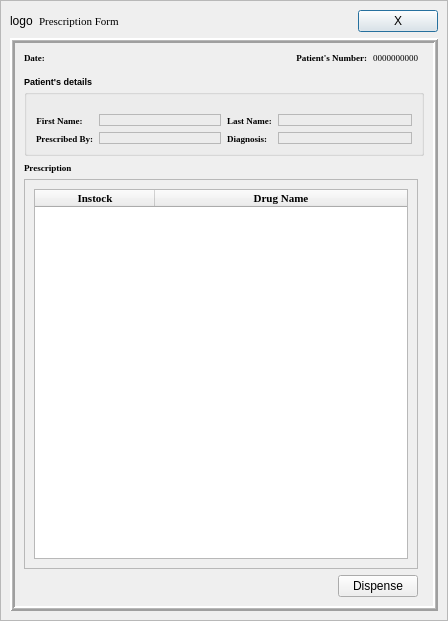
<?xml version="1.0" encoding="UTF-8"?>
<ui version="4.0">
 <class>PrescriptionForm</class>
 <widget class="QDialog" name="PrescriptionForm">
  <property name="geometry">
   <rect>
    <x>0</x>
    <y>0</y>
    <width>448</width>
    <height>621</height>
   </rect>
  </property>
  <property name="sizePolicy">
   <sizepolicy hsizetype="Fixed" vsizetype="Fixed">
    <horstretch>0</horstretch>
    <verstretch>0</verstretch>
   </sizepolicy>
  </property>
  <property name="windowTitle">
   <string>PrescriptionForm</string>
  </property>
  <layout class="QGridLayout" name="gridLayout">
   <property name="leftMargin">
    <number>0</number>
   </property>
   <property name="topMargin">
    <number>0</number>
   </property>
   <property name="rightMargin">
    <number>0</number>
   </property>
   <property name="bottomMargin">
    <number>0</number>
   </property>
   <property name="spacing">
    <number>0</number>
   </property>
   <item row="0" column="0">
    <widget class="QFrame" name="bgflayer">
     <property name="frameShape">
      <enum>QFrame::StyledPanel</enum>
     </property>
     <property name="frameShadow">
      <enum>QFrame::Raised</enum>
     </property>
     <layout class="QVBoxLayout" name="verticalLayout">
      <item>
       <layout class="QHBoxLayout" name="horizontalLayout_2">
        <item>
         <widget class="QLabel" name="logo">
          <property name="sizePolicy">
           <sizepolicy hsizetype="Fixed" vsizetype="Preferred">
            <horstretch>0</horstretch>
            <verstretch>0</verstretch>
           </sizepolicy>
          </property>
          <property name="text">
           <string>logo</string>
          </property>
         </widget>
        </item>
        <item>
         <widget class="QLabel" name="bgflbl">
          <property name="sizePolicy">
           <sizepolicy hsizetype="Expanding" vsizetype="Preferred">
            <horstretch>0</horstretch>
            <verstretch>0</verstretch>
           </sizepolicy>
          </property>
          <property name="font">
           <font>
            <family>Georgia</family>
            <pointsize>8</pointsize>
           </font>
          </property>
          <property name="text">
           <string>Prescription Form</string>
          </property>
          <property name="alignment">
           <set>Qt::AlignLeading|Qt::AlignLeft|Qt::AlignVCenter</set>
          </property>
          <property name="margin">
           <number>5</number>
          </property>
         </widget>
        </item>
        <item>
         <widget class="QPushButton" name="exitBtn">
          <property name="cursor">
           <cursorShape>PointingHandCursor</cursorShape>
          </property>
          <property name="text">
           <string>X</string>
          </property>
         </widget>
        </item>
       </layout>
      </item>
      <item>
       <widget class="QFrame" name="bgLayer">
        <property name="frameShape">
         <enum>QFrame::Box</enum>
        </property>
        <property name="frameShadow">
         <enum>QFrame::Raised</enum>
        </property>
        <property name="lineWidth">
         <number>2</number>
        </property>
        <property name="midLineWidth">
         <number>1</number>
        </property>
        <layout class="QGridLayout" name="gridLayout_3">
         <item row="5" column="0">
          <layout class="QHBoxLayout" name="horizontalLayout_5">
           <item>
            <spacer name="horizontalSpacer_2">
             <property name="orientation">
              <enum>Qt::Horizontal</enum>
             </property>
             <property name="sizeHint" stdset="0">
              <size>
               <width>40</width>
               <height>20</height>
              </size>
             </property>
            </spacer>
           </item>
           <item>
            <widget class="QPushButton" name="dBtn">
             <property name="cursor">
              <cursorShape>PointingHandCursor</cursorShape>
             </property>
             <property name="text">
              <string>Dispense</string>
             </property>
            </widget>
           </item>
          </layout>
         </item>
         <item row="0" column="0">
          <layout class="QHBoxLayout" name="horizontalLayout_4">
           <item>
            <widget class="QLabel" name="label_10">
             <property name="sizePolicy">
              <sizepolicy hsizetype="Fixed" vsizetype="Preferred">
               <horstretch>0</horstretch>
               <verstretch>0</verstretch>
              </sizepolicy>
             </property>
             <property name="font">
              <font>
               <family>Georgia</family>
               <pointsize>7</pointsize>
               <weight>75</weight>
               <bold>true</bold>
              </font>
             </property>
             <property name="text">
              <string>Date: </string>
             </property>
            </widget>
           </item>
           <item>
            <widget class="QLabel" name="date">
             <property name="font">
              <font>
               <family>Georgia</family>
               <pointsize>7</pointsize>
               <weight>50</weight>
               <bold>false</bold>
              </font>
             </property>
             <property name="text">
              <string/>
             </property>
            </widget>
           </item>
           <item>
            <widget class="QLabel" name="label_5">
             <property name="font">
              <font>
               <family>Georgia</family>
               <pointsize>7</pointsize>
               <weight>75</weight>
               <bold>true</bold>
              </font>
             </property>
             <property name="text">
              <string>Patient's Number:</string>
             </property>
             <property name="alignment">
              <set>Qt::AlignRight|Qt::AlignTrailing|Qt::AlignVCenter</set>
             </property>
            </widget>
           </item>
           <item>
            <widget class="QLabel" name="cardNum">
             <property name="sizePolicy">
              <sizepolicy hsizetype="Fixed" vsizetype="Preferred">
               <horstretch>0</horstretch>
               <verstretch>0</verstretch>
              </sizepolicy>
             </property>
             <property name="font">
              <font>
               <family>Georgia</family>
               <pointsize>7</pointsize>
              </font>
             </property>
             <property name="text">
              <string>0000000000</string>
             </property>
            </widget>
           </item>
          </layout>
         </item>
         <item row="2" column="0" colspan="2">
          <widget class="QGroupBox" name="groupBox">
           <property name="font">
            <font>
             <family>Tahoma</family>
             <pointsize>7</pointsize>
             <weight>75</weight>
             <bold>true</bold>
            </font>
           </property>
           <property name="title">
            <string>Patient's details</string>
           </property>
           <layout class="QGridLayout" name="gridLayout_4">
            <property name="topMargin">
             <number>22</number>
            </property>
            <item row="0" column="1">
             <layout class="QFormLayout" name="formLayout_2">
              <item row="0" column="0">
               <widget class="QLabel" name="label_3">
                <property name="font">
                 <font>
                  <family>Georgia</family>
                  <pointsize>7</pointsize>
                  <weight>75</weight>
                  <bold>true</bold>
                 </font>
                </property>
                <property name="text">
                 <string>Last Name:</string>
                </property>
                <property name="alignment">
                 <set>Qt::AlignCenter</set>
                </property>
                <property name="margin">
                 <number>5</number>
                </property>
               </widget>
              </item>
              <item row="0" column="1">
               <widget class="QLabel" name="lname">
                <property name="sizePolicy">
                 <sizepolicy hsizetype="Preferred" vsizetype="Fixed">
                  <horstretch>0</horstretch>
                  <verstretch>0</verstretch>
                 </sizepolicy>
                </property>
                <property name="font">
                 <font>
                  <family>Tahoma</family>
                  <pointsize>7</pointsize>
                  <weight>50</weight>
                  <bold>false</bold>
                 </font>
                </property>
                <property name="frameShape">
                 <enum>QFrame::StyledPanel</enum>
                </property>
                <property name="text">
                 <string/>
                </property>
                <property name="margin">
                 <number>5</number>
                </property>
               </widget>
              </item>
              <item row="1" column="0">
               <widget class="QLabel" name="label_8">
                <property name="font">
                 <font>
                  <family>Georgia</family>
                  <pointsize>7</pointsize>
                  <weight>75</weight>
                  <bold>true</bold>
                 </font>
                </property>
                <property name="text">
                 <string>Diagnosis:</string>
                </property>
                <property name="alignment">
                 <set>Qt::AlignCenter</set>
                </property>
                <property name="margin">
                 <number>5</number>
                </property>
               </widget>
              </item>
              <item row="1" column="1">
               <widget class="QLabel" name="diagnosis">
                <property name="sizePolicy">
                 <sizepolicy hsizetype="Preferred" vsizetype="Fixed">
                  <horstretch>0</horstretch>
                  <verstretch>0</verstretch>
                 </sizepolicy>
                </property>
                <property name="font">
                 <font>
                  <family>Tahoma</family>
                  <pointsize>7</pointsize>
                  <weight>50</weight>
                  <bold>false</bold>
                 </font>
                </property>
                <property name="frameShape">
                 <enum>QFrame::StyledPanel</enum>
                </property>
                <property name="text">
                 <string/>
                </property>
                <property name="margin">
                 <number>5</number>
                </property>
               </widget>
              </item>
             </layout>
            </item>
            <item row="0" column="0">
             <layout class="QFormLayout" name="formLayout">
              <item row="0" column="0">
               <widget class="QLabel" name="label">
                <property name="font">
                 <font>
                  <family>Georgia</family>
                  <pointsize>7</pointsize>
                  <weight>75</weight>
                  <bold>true</bold>
                 </font>
                </property>
                <property name="text">
                 <string>First Name:</string>
                </property>
                <property name="alignment">
                 <set>Qt::AlignCenter</set>
                </property>
                <property name="margin">
                 <number>5</number>
                </property>
               </widget>
              </item>
              <item row="0" column="1">
               <widget class="QLabel" name="fname">
                <property name="sizePolicy">
                 <sizepolicy hsizetype="Preferred" vsizetype="Fixed">
                  <horstretch>0</horstretch>
                  <verstretch>0</verstretch>
                 </sizepolicy>
                </property>
                <property name="font">
                 <font>
                  <family>Tahoma</family>
                  <pointsize>7</pointsize>
                  <weight>50</weight>
                  <bold>false</bold>
                 </font>
                </property>
                <property name="focusPolicy">
                 <enum>Qt::ClickFocus</enum>
                </property>
                <property name="frameShape">
                 <enum>QFrame::StyledPanel</enum>
                </property>
                <property name="text">
                 <string/>
                </property>
                <property name="margin">
                 <number>5</number>
                </property>
               </widget>
              </item>
              <item row="1" column="0">
               <widget class="QLabel" name="label_6">
                <property name="font">
                 <font>
                  <family>Georgia</family>
                  <pointsize>7</pointsize>
                  <weight>75</weight>
                  <bold>true</bold>
                 </font>
                </property>
                <property name="text">
                 <string>Prescribed By:</string>
                </property>
                <property name="alignment">
                 <set>Qt::AlignCenter</set>
                </property>
                <property name="margin">
                 <number>5</number>
                </property>
               </widget>
              </item>
              <item row="1" column="1">
               <widget class="QLabel" name="prescribedBy">
                <property name="sizePolicy">
                 <sizepolicy hsizetype="Preferred" vsizetype="Fixed">
                  <horstretch>0</horstretch>
                  <verstretch>0</verstretch>
                 </sizepolicy>
                </property>
                <property name="font">
                 <font>
                  <family>Tahoma</family>
                  <pointsize>7</pointsize>
                  <weight>50</weight>
                  <bold>false</bold>
                 </font>
                </property>
                <property name="frameShape">
                 <enum>QFrame::StyledPanel</enum>
                </property>
                <property name="text">
                 <string/>
                </property>
                <property name="margin">
                 <number>5</number>
                </property>
               </widget>
              </item>
             </layout>
            </item>
           </layout>
          </widget>
         </item>
         <item row="1" column="0" colspan="2">
          <widget class="QFrame" name="frame_4">
           <property name="frameShape">
            <enum>QFrame::NoFrame</enum>
           </property>
           <property name="frameShadow">
            <enum>QFrame::Raised</enum>
           </property>
           <layout class="QHBoxLayout" name="horizontalLayout_3">
            <property name="leftMargin">
             <number>0</number>
            </property>
            <property name="topMargin">
             <number>0</number>
            </property>
            <property name="rightMargin">
             <number>0</number>
            </property>
            <property name="bottomMargin">
             <number>0</number>
            </property>
           </layout>
          </widget>
         </item>
         <item row="4" column="0">
          <widget class="QFrame" name="frame_3">
           <property name="frameShape">
            <enum>QFrame::StyledPanel</enum>
           </property>
           <property name="frameShadow">
            <enum>QFrame::Raised</enum>
           </property>
           <layout class="QGridLayout" name="gridLayout_2">
            <item row="0" column="0">
             <widget class="QTableWidget" name="table">
              <property name="font">
               <font>
                <family>Georgia</family>
                <pointsize>8</pointsize>
                <weight>75</weight>
                <bold>true</bold>
               </font>
              </property>
              <property name="columnCount">
               <number>2</number>
              </property>
              <attribute name="horizontalHeaderMinimumSectionSize">
               <number>28</number>
              </attribute>
              <attribute name="horizontalHeaderDefaultSectionSize">
               <number>120</number>
              </attribute>
              <attribute name="horizontalHeaderStretchLastSection">
               <bool>true</bool>
              </attribute>
              <attribute name="verticalHeaderStretchLastSection">
               <bool>true</bool>
              </attribute>
              <column>
               <property name="text">
                <string>Instock</string>
               </property>
              </column>
              <column>
               <property name="text">
                <string>Drug Name</string>
               </property>
              </column>
             </widget>
            </item>
           </layout>
          </widget>
         </item>
         <item row="3" column="0">
          <widget class="QLabel" name="label_2">
           <property name="font">
            <font>
             <family>Georgia</family>
             <pointsize>7</pointsize>
             <weight>75</weight>
             <bold>true</bold>
            </font>
           </property>
           <property name="text">
            <string>Prescription</string>
           </property>
          </widget>
         </item>
        </layout>
       </widget>
      </item>
     </layout>
    </widget>
   </item>
  </layout>
 </widget>
 <resources/>
 <connections/>
</ui>
